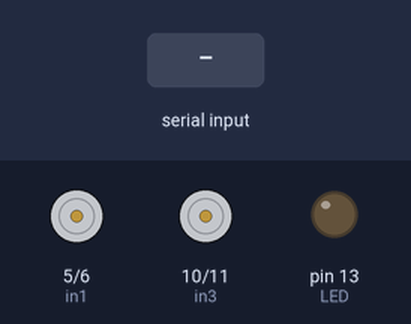
Bench run of a sketch on a simulated Arduino Uno, built with avr-gcc and run on an emulated ATmega328P. On the bench: motor-driver pin pairs drawn as motors (green arrow = first pin HIGH = forward, orange = second pin HIGH = backward, longer = more drive), output pins drawn as LEDs (lit = HIGH). The test bench sets the inputs (shaded band).

Above: at 1.2 s.
1.3 s: "F" received over Serial
At 2.3 s:
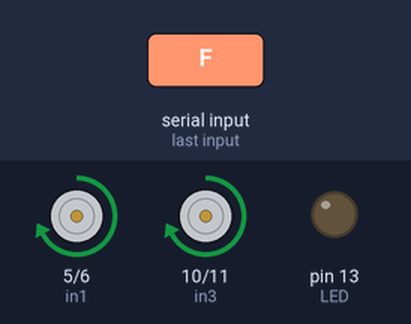
2.8 s: "B" received over Serial
At 3.4 s:
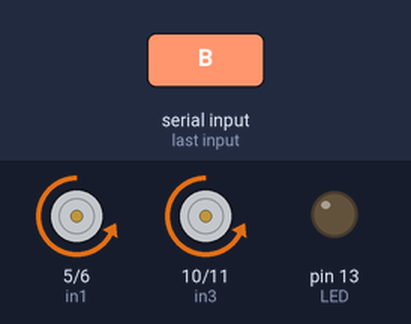
4.3 s: "L" received over Serial
At 5.5 s:
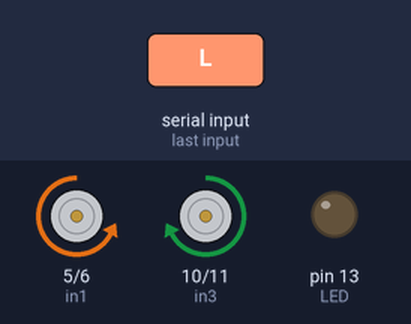
5.8 s: "R" received over Serial
At 6.9 s:
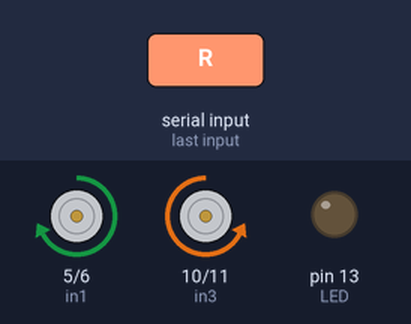
7.3 s: "G" received over Serial
At 8.0 s:
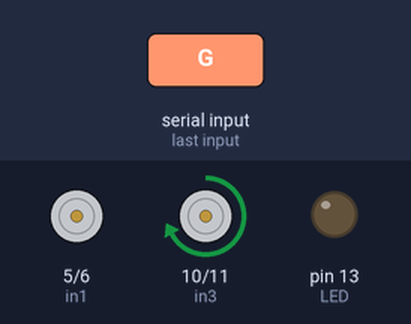
8.8 s: "I" received over Serial
At 9.2 s:
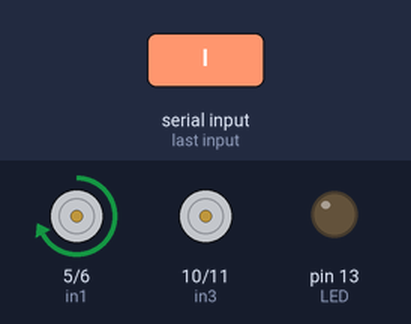
Timing chart, 0 to 11.3 s (numbered marks = the images above; inputs shaded):
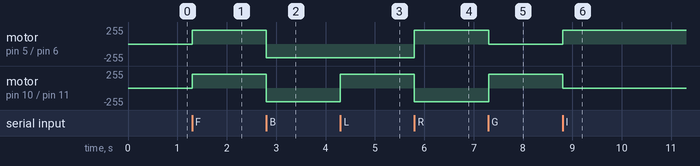

Measured:
- after the input at 1.3 s, motor on pin 5 (in1) / pin 6 (in2), motor on pin 10 (in3) / pin 11 (in4): stopped → forward 204/255 at once
- after the input at 2.8 s, motor on pin 5 (in1) / pin 6 (in2), motor on pin 10 (in3) / pin 11 (in4): forward 204/255 → backward 204/255 at once
- after the input at 4.3 s, motor on pin 10 (in3) / pin 11 (in4): backward 204/255 → forward 204/255 at once
- after the input at 5.8 s, motor on pin 5 (in1) / pin 6 (in2): backward 204/255 → forward 204/255 at once; motor on pin 10 (in3) / pin 11 (in4): forward 204/255 → backward 204/255 at once
- after the input at 7.3 s, motor on pin 5 (in1) / pin 6 (in2): forward 204/255 → stopped at once; motor on pin 10 (in3) / pin 11 (in4): backward 204/255 → forward 204/255 at once
- after the input at 8.8 s, motor on pin 5 (in1) / pin 6 (in2): stopped → forward 204/255 at once; motor on pin 10 (in3) / pin 11 (in4): forward 204/255 → stopped at once

The sketch:

bt-arduino-car.ino
```cpp
// (licence header left out)
#define in1 5 //L298n Motor Driver pins.
#define in2 6
#define in3 10
#define in4 11
#define LED 13
int command; //Int to store app command state.
int Speed = 204; // 0 - 255.
int Speedsec;
int buttonState = 0;
int lastButtonState = 0;
int Turnradius = 0; //Set the radius of a turn, 0 - 255 Note:the robot will malfunction if this is higher than int Speed.
int brakeTime = 45;
int brkonoff = 1; //1 for the electronic braking system, 0 for normal.
void setup() {
  pinMode(in1, OUTPUT);
  pinMode(in2, OUTPUT);
  pinMode(in3, OUTPUT);
  pinMode(in4, OUTPUT);
  pinMode(LED, OUTPUT); //Set the LED pin.
  Serial.begin(9600);  //Set the baud rate to your Bluetooth module.
}

void loop() {
  if (Serial.available() > 0) {
    command = Serial.read();
    Stop(); //Initialize with motors stoped.
    switch (command) {
      case 'F':
        forward();
        break;
      case 'B':
        back();
        break;
      case 'L':
        left();
        break;
      case 'R':
        right();
        break;
      case 'G':
        forwardleft();
        break;
      case 'I':
        forwardright();
        break;
      case 'H':
        backleft();
        break;
      case 'J':
        backright();
        break;
      case '0':
        Speed = 100;
        break;
      case '1':
        Speed = 140;
        break;
      case '2':
        Speed = 153;
        break;
      case '3':
        Speed = 165;
        break;
      case '4':
        Speed = 178;
        break;
      case '5':
        Speed = 191;
        break;
      case '6':
        Speed = 204;
        break;
      case '7':
        Speed = 216;
        break;
      case '8':
        Speed = 229;
        break;
      case '9':
        Speed = 242;
        break;
      case 'q':
        Speed = 255;
        break;
    }
    Speedsec = Turnradius;
    if (brkonoff == 1) {
      brakeOn();
    } else {
      brakeOff();
    }
  }
}

void forward() {
  analogWrite(in1, Speed);
  analogWrite(in3, Speed);
}

void back() {
  analogWrite(in2, Speed);
  analogWrite(in4, Speed);
}

void left() {
  analogWrite(in3, Speed);
  analogWrite(in2, Speed);
}

void right() {
  analogWrite(in4, Speed);
  analogWrite(in1, Speed);
}
void forwardleft() {
  analogWrite(in1, Speedsec);
  analogWrite(in3, Speed);
}
void forwardright() {
  analogWrite(in1, Speed);
  analogWrite(in3, Speedsec);
}
void backright() {
  analogWrite(in2, Speed);
  analogWrite(in4, Speedsec);
}
void backleft() {
  analogWrite(in2, Speedsec);
  analogWrite(in4, Speed);
}

void Stop() {
  analogWrite(in1, 0);
  analogWrite(in2, 0);
  analogWrite(in3, 0);
  analogWrite(in4, 0);
}

void brakeOn() {
  //Here's the future use: an electronic braking system!
  // read the pushbutton input pin:
  buttonState = command;
  // compare the buttonState to its previous state
  if (buttonState != lastButtonState) {
    // if the state has changed, increment the counter
    if (buttonState == 'S') {
      if (lastButtonState != buttonState) {
        digitalWrite(in1, HIGH);
        digitalWrite(in2, HIGH);
        digitalWrite(in3, HIGH);
        digitalWrite(in4, HIGH);
        delay(brakeTime);
        Stop();
      }
    }
    // save the current state as the last state,
    //for next time through the loop
    lastButtonState = buttonState;
  }
}
void brakeOff() {

}
 
```

hello.cpp
```cpp

```

pir.cpp
```cpp
/*
 * Credits to all sources on Google and Youtube, acting as reference to this code below. This code is not
 * TechValer's own creation. TechValer has referred to different projects and websites to
 * find an easy code for beginners to get started with PIR sensor and Arduino.
 * TechValer does not claim this code to be its own. TechValer is greatly thankful for original
 * creaters of this code and also all others who acted as reference.
 */

/*
 *  About TechValer
 *
 *  What comes to mind when you think of tech...hmm, were sure youre thinking of iPhone,
 *  Alexa, Boston Dynamics robotic dog etc., at least thats what we would have thought of.
 *  Our point here is, when you look inside this tech...youll find weird boards with
 *  components attached to it. This stuff is electronics and we at Techvaler deeply appreciate
 *  this piece of tech. As the name suggests, we are Tech Enthusiasts who know the Worth and
 *  Potential of these amazing tech stuff! So, check out our website techvaler.com and
 *  Youtube Channel: Techcafe to find out more.
 */

/*
 * Thanks to Drona Automations Pvt.Ltd for Sponsoring this project!
 */

int Buzz= 8; // Define Bizzer pin
int LED= 13; // Define LED pin
int PIR= 3; // Define PIR pin
int val= 0; // Initializing the value as zero at the beginning

void setup() {

pinMode(Buzz, OUTPUT);
pinMode(LED, OUTPUT);
pinMode(PIR, INPUT);
Serial.begin(9600);
}

void loop() {

val = digitalRead(PIR); // The value read from PIR pin 3 will be assigned to 'val'
if(val == HIGH){
  digitalWrite(LED, HIGH); // Turn LED ON
  digitalWrite(Buzz, HIGH); // Turn Buzzer ON
  Serial.println("Movement Detected"); // Print this text in Serial Monitor
}
else
{
  digitalWrite(LED, LOW);
  digitalWrite(Buzz, LOW);
  Serial.println("Movement not Detected");
}
}
```
